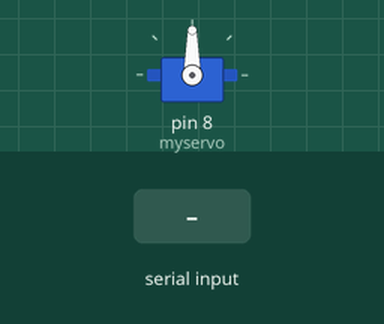
This sketch was run on a simulated Arduino Uno, built with avr-gcc and run on an emulated ATmega328P. Parts: servo. The inputs (shaded band) are chosen by the test bench. What the sketch prints to the serial monitor is not drawn.

Above: at 1.2 s.
1.3 s: byte 30 received over Serial
At 2.5 s:
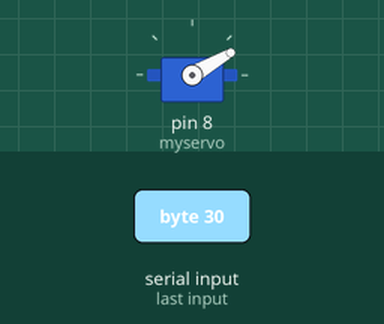
2.8 s: byte 120 received over Serial
At 3.7 s:
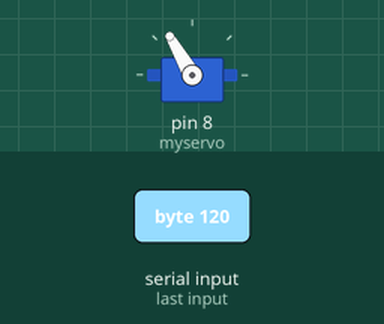
Timing chart, 0 to 5.8 s (numbered marks = the images above; inputs shaded):
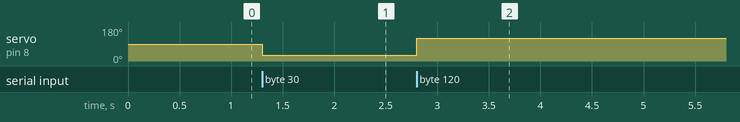

The sketch:

ControleServoMotor.ino
```cpp
//*****************************
//Controle de ServoMotor
//@autor: Paulo C. Barreto
//@date: 13/07/2012
//*****************************
#include <Servo.h>

Servo myservo;  //criação do objeto servo a ser controlado

int pos = 0;    //posicao inicial

void setup()
{
  myservo.attach(8);  //pino digital do arduino onde o servo motor está conectado.
  Serial.begin(9600); //abre a porta serial definindo o datarate 9600
}

void loop()
{
  //Recebendo dados da porta serial
  Serial.print("a");
  if (Serial.available() != 0) {
    //leitura do bite recebido
    pos = Serial.read();

    myservo.write(pos);

    //resposta na serial da informação recebida
    Serial.print("Recebido: ");
    Serial.println(pos, DEC);
  }
}
```

Measured:
- after the input at 1.3 s, servo on pin 8 (myservo): 90° → 30° at once
- after the input at 2.8 s, servo on pin 8 (myservo): 30° → 120° at once
